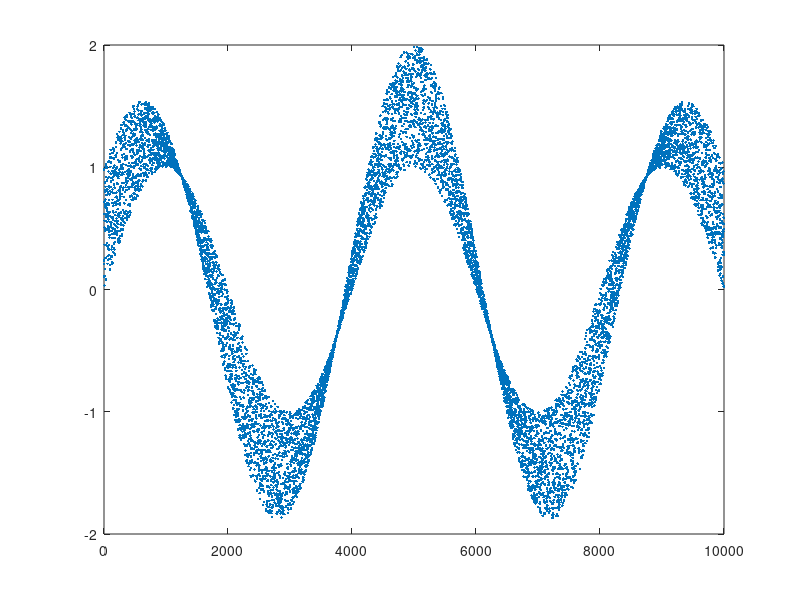

Write MATLAB code to recreate this figure.
clc
clear all


N = 10000;
x1 = [1/N:2/N:1 1:-2/N:1/N];
x2 = rand(1,N);
x3 = rand(1,N);

y = sin(2.5*pi*x1)+ rand(1,N).*cos(2*pi*x1);

plot(y,'.')

Demand_Data = [x1' x2' x3' y'];
 
save('Sensitivity_Example','Demand_Data');